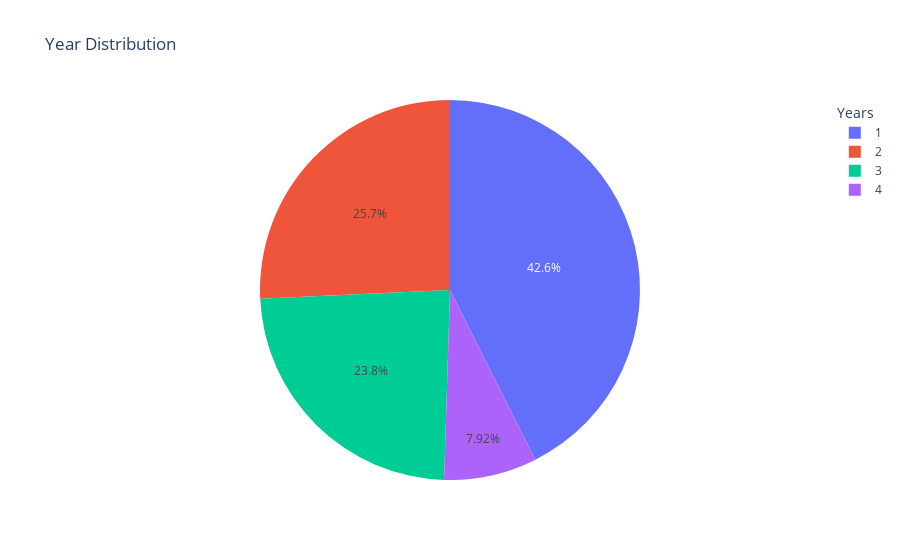

Notebook cell for this chart:
### Code cell
fig = px.pie(df, names = "Year of Study", title = "Year Distribution")
fig.update_layout(legend_title_text = "Years")
fig.show()

### Figure 1 — Plotly figure (JSON) as saved in the notebook; plotly's stock layout.template omitted (floating-point values rounded to 4 significant figures)
{"data": [{"domain": {"x": [0, 1], "y": [0, 1]}, "hovertemplate": "Year of Study=%{label}<extra></extra>", "labels": [1, 2, 1, 3, 4, 2, 2, 1, 2, 1, 1, 3, 1, 1, 2, 3, 3, 4, 2, 2, 1, 2, 1, 1, 3, 1, 1, 2, 3, 4, 2, 2, 1, 2, 1, 1, 3, 1, 1, 2, 3, 4, 2, 1, 2, 1, 1, 4, 2, 3, 1, 2, 3, 3, 1, 1, 3, 3, 1, 1, 3, 1, 1, 1, 1, 1, 3, 3, 1, 4, 1, 3, 3, 1, 3, 1, 1, 2, 3, 4, 2, 2, 1, 2, 1, 1, 3, 1, 1, 2, 3, 2, 2, 1, 3, 1, 1, 2, 3, 4, 2], "legendgroup": "", "name": "", "showlegend": true, "type": "pie"}], "layout": {"legend": {"title": {"text": "Years"}, "tracegroupgap": 0}, "title": {"text": "Year Distribution"}}}
